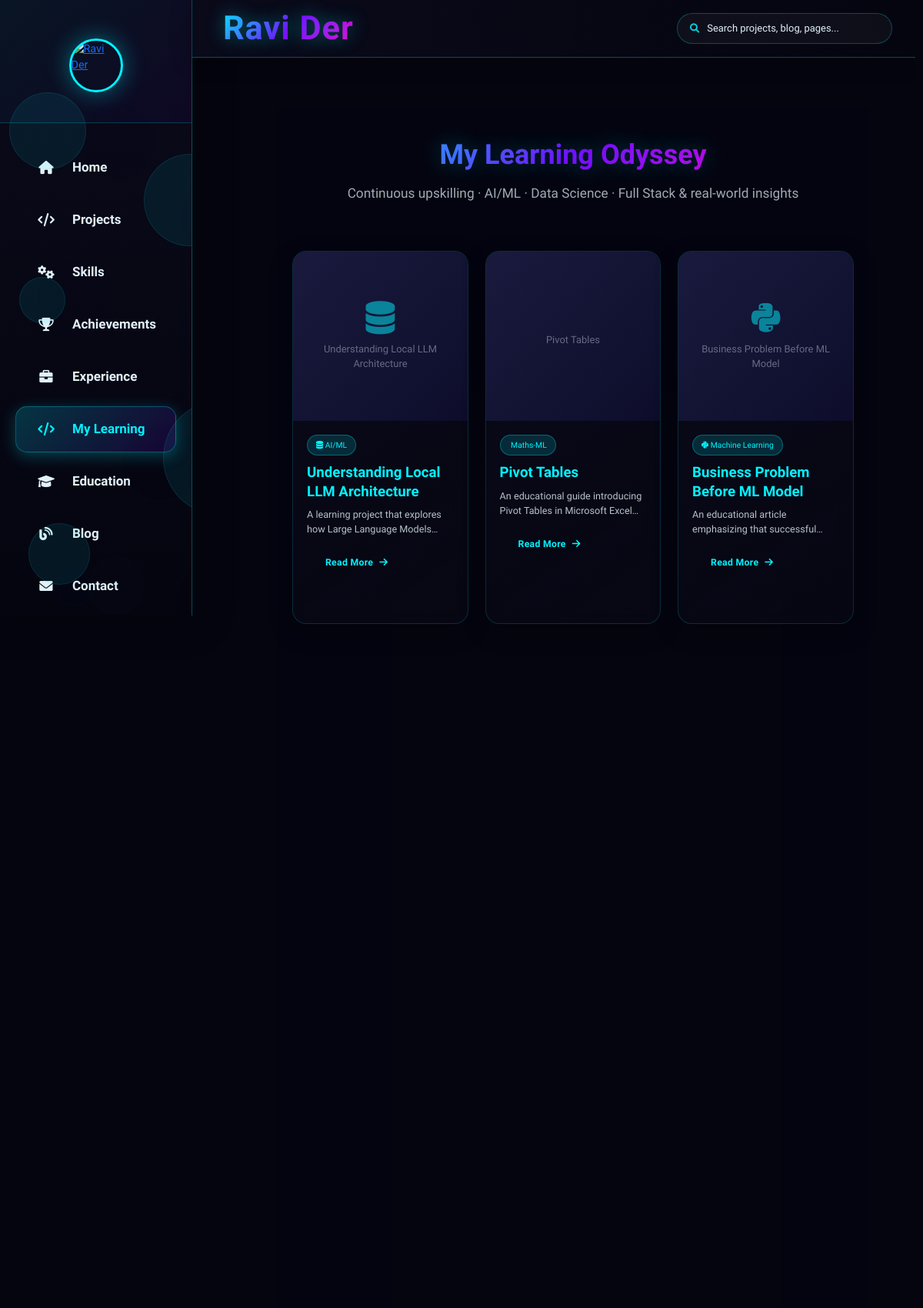
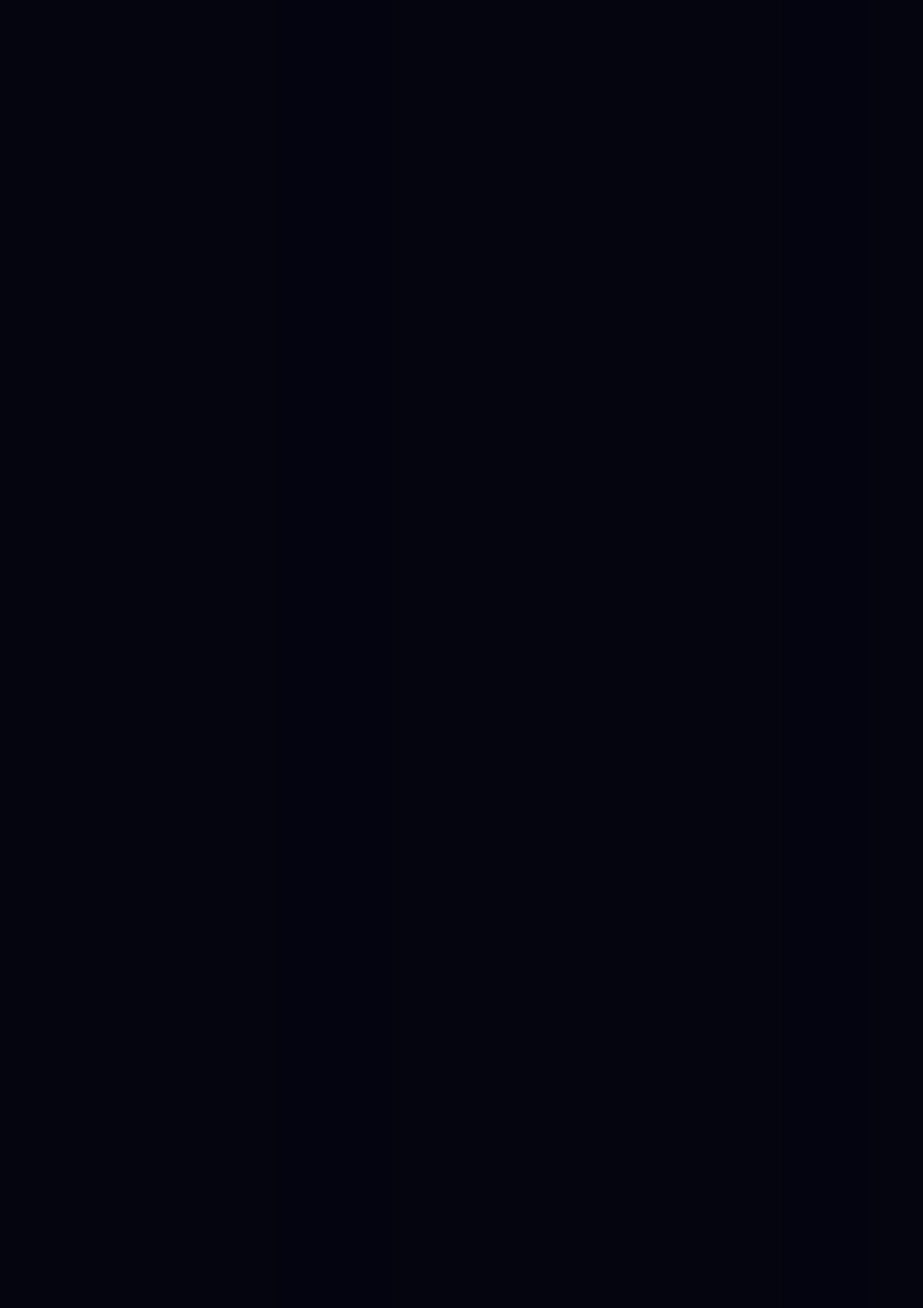
Screenshot of /my_learning (upper part) with the database file from the repository (2 pictures, top to bottom).
### tables this page shows
CREATE TABLE admin_learning (
            id INTEGER PRIMARY KEY AUTOINCREMENT,
            slug TEXT UNIQUE NOT NULL,
            title TEXT NOT NULL,
            description TEXT,
            full_text TEXT,
            category TEXT,
            tags TEXT,
            image_url TEXT,
            link_url TEXT,
            link_type TEXT DEFAULT 'linkedin',
            status TEXT DEFAULT 'published',
            featured BOOLEAN DEFAULT 0,
            view_count INTEGER DEFAULT 0,
            display_order INTEGER DEFAULT 0,
            created_at TIMESTAMP DEFAULT CURRENT_TIMESTAMP,
            updated_at TIMESTAMP DEFAULT CURRENT_TIMESTAMP
        );

### flask_app.py (the view)
    @app.route('/my_learning')
    def my_learning():
        return render_template(
            'my_learning.html',
            learning_items=learning_data.get_learning_items(),
        )

### app/admin/admin_db.py (called while the page is built)
def get_db_connection():
    os.makedirs(DATA_DIR, exist_ok=True)
    conn = sqlite3.connect(DB_PATH)
    conn.row_factory = sqlite3.Row
    return conn

def get_all_learning_items(status='all'):
    conn = get_db_connection()
    cursor = conn.cursor()
    if status == 'all':
        cursor.execute('SELECT * FROM admin_learning ORDER BY display_order ASC, created_at DESC')
    else:
        cursor.execute('SELECT * FROM admin_learning WHERE status = ? ORDER BY display_order ASC, created_at DESC', (status,))
    items = [dict(row) for row in cursor.fetchall()]
    for item in items:
        if item['tags']:
            try:
                item['tags'] = json.loads(item['tags'])
            except Exception:
                item['tags'] = []
        else:
            item['tags'] = []
    conn.close()
    return items

### app/content/learning_data.py (called while the page is built)
def get_learning_items(published_only=True):
    status = "published" if published_only else "all"
    rows = admin_db.get_all_learning_items(status=status)
    return [_row_to_learning_item(r) for r in rows]

### app/core/db.py (called while the page is built)
def now_iso():
    return datetime.now(timezone.utc).isoformat()

### flask_app.py (called while the page is built)
@app.context_processor
def inject_seo_globals():
    return {
        "site_url": SITE_URL.rstrip('/'),
        "google_site_verification": GOOGLE_SITE_VERIFICATION,
    }

@app.after_request
def add_security_headers(response):
    response.headers["X-Content-Type-Options"] = "nosniff"
    response.headers["X-Frame-Options"] = "DENY"
    response.headers["X-XSS-Protection"] = "1; mode=block"
    response.headers["Referrer-Policy"] = "strict-origin-when-cross-origin"
    response.headers["Content-Security-Policy"] = (
        "default-src 'self'; "
        "img-src 'self' data: https:; "
        "style-src 'self' 'unsafe-inline' https:; "
        "script-src 'self' 'unsafe-inline' https:; "
        "connect-src 'self' https:; "
        "font-src 'self' https: data:;"
    )
    return response

@app.after_request
def set_cache_headers(response):
    if request.path.startswith('/static/'):
        response.headers['Cache-Control'] = 'public, max-age=2592000'  # 30 days for static
    else:
        response.headers['Cache-Control'] = 'public, max-age=300'  # 5 min for HTML
    return response

@app.before_request
def _start_timer():
    request._start_time = time.time()

### templates/my_learning.html (shortened to what this page needs)
{% extends 'base.html' %}
{% block content %}
<section id="learning" class="section">
    <div class="container">
        <div class="section-header">
            <h1 class="section-title">My Learning Odyssey</h1>
            <div class="section-subtitle">
                <p>Continuous upskilling · AI/ML · Data Science · Full Stack & real-world insights</p>
            </div>
        </div>
        <div class="row">
            {% for item in learning_items %}
            <div class="col-md-6 col-lg-4">
                <div class="learning-card">
                    <div class="learning-img">
                        <div class="img-placeholder">
                            <i class="{{ item.icon }}"></i>
                            <span>{{ item.title }}</span>
                        </div>
                    </div>
                    <div class="learning-content">
                        {% for tag in item.tags %}<span class="learning-tag"><i class="{{ item.icon }}"></i> {{ tag }}</span>{% endfor %}
                        <h3 class="learning-title">{{ item.title }}</h3>
                        <div class="learning-description">{{ item.description }}</div>
                        {% if item.full_text %}
                        <button class="read-more-btn" data-target="fullText{{ loop.index0 }}">Read More </button>
                        {% endif %}
                    </div>
                </div>
            </div>
            {% else %}
            <div class="col-12 text-center" style="padding: 60px 20px; color: rgba(226,241,248,0.6);">
                <i class="fas fa-graduation-cap" style="font-size: 2.5rem; margin-bottom: 15px; display:block;"></i>
                No learning items yet. Check back soon!
            </div>
            {% endfor %}
        </div>
    </div>
</section>
{% endblock %}

### static/css/enhancements.css (style rules this page uses)
html { scroll-behavior: smooth; }
html { font-size: 90%; }
.card-read-more { background: transparent; border: 1px solid rgba(0, 243, 255, 0.35); color: var(--primary, #00f3ff); font-weight: 600; padding: 7px 16px; border-radius: 30px; cursor: pointer; font-size: 0.78rem; display: inline-flex; align-items: center; gap: 8px; transition: all 0.25s ease; margin-bottom: 6px; text-decoration: none; letter-spacing: 0.3px; }

### static/css/mobile-responsive.css (style rules this page uses)
:root { --primary: #00f3ff; --secondary: #7b00ff; --dark: #0a0a1a; --darker: #050510; --light: #e2f1f8; --accent: #ff00c8; --sidebar-width-mobile: 230px; --sidebar-width-tablet: 300px; --sidebar-width-desktop: 300px; }
@media (min-width: 1025px) { :root { --sidebar-width: var(--sidebar-width-desktop); } }
@media (min-width: 1025px) { h1 { font-size: 2.5rem !important; } }
@media (min-width: 1025px) { h3 { font-size: 1.3rem !important; } }
@media (min-width: 1025px) { button:not(.newsletter-btn):not(.floating-mobile-btn):not(.mobile-sidebar-close), .btn:not(.newsletter-btn) { width: auto !important; padding: 12px 24px !important; } }
@media (prefers-color-scheme: light) { body { background-color: #f5f7fa; color: #333; } }

### static/css/custom-scrollbar.css (style rules this page uses)
html { scrollbar-width: thin; scrollbar-color: var(--secondary, #7b00ff) var(--darker, #050510); }
html { scrollbar-gutter: stable; }

### templates/base.html (style rules this page uses)
:root { --primary: #00f3ff; --secondary: #7b00ff; --dark: #0a0a1a; --darker: #050510; --light: #e2f1f8; --accent: #ff00c8; --sidebar-width: 300px; --sidebar-collapsed: 80px; }
html, body { margin: 0; padding: 0; overflow-x: hidden; font-family: 'Exo 2', sans-serif; background-color: var(--darker); color: var(--light); height: 100%; }
body::before { content: ''; position: fixed; top: 0; left: 0; width: 100%; height: 100%; background: radial-gradient(circle at 20% 50%, rgba(123, 0, 255, 0.15) 0%, transparent 25%), radial-gradient(circle at 80% 20%, rgba(0, 243, 255, 0.1) 0%, transparent 25%), radial-gradient(circle at 40% 80%, rgba(255, 0, 200, 0.08) 0%, transparent 25%); z-index: -1; pointer-events: none; }
html, body { width: 100%; position: relative; }
* { transition: color 0.3s ease, background-color 0.3s ease, border-color 0.3s ease; }

### templates/footer.html (style rules this page uses)
:root { --primary: #00f3ff; --secondary: #7b00ff; --dark: #0a0a1a; --darker: #050510; --light: #e2f1f8; --accent: #ff00c8; }
.container { max-width: 1200px; margin: 0 auto; padding: 0 20px; }

### rows the page displays
admin_learning: title "Understanding Local LLM Architecture", tags "AI/ML", description "A learning project that explores how Large Language…"
admin_learning: title "Pivot Tables", tags "Maths-ML", description "An educational guide introducing Pivot Tables in Microsoft…"
admin_learning: title "Business Problem Before ML Model", tags "Machine Learning", description "An educational article emphasizing that…"
